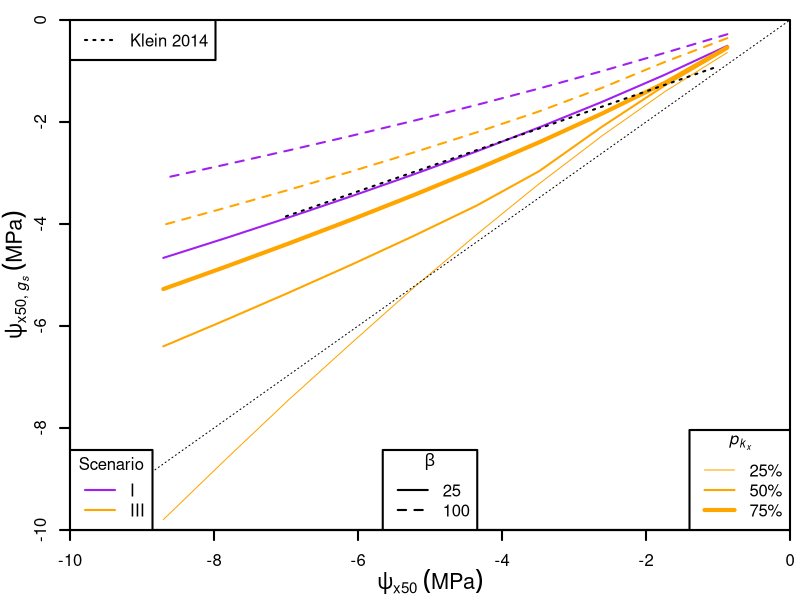

Source code (R):

# Data
dataS1 <- read.csv("Data/Scenario 1.csv")
dataS2 <- read.csv("Data/Scenario 2.csv")
dataS3 <- read.csv("Data/Scenario 3.csv")

# Figures
Cols <- c("lightblue", "lightpink", "purple", "forestgreen", "orange")
windows(8, 6)
par(mgp=c(2.2, 1, 0), xaxs="i", yaxs="i", lwd=2, mar=c(3.5, 3.5, 1, 0.5), mfrow=c(1, 1))
plot(0, 0, type="n",
     xaxt="n", yaxt="n", xlab=NA, ylab=NA,
     xlim=c(-10, 0), ylim=c(-10, 0), cex.lab=1.3)

points(subset(dataS1, h3==25 & d<=10, select=c("P50", "pxgs50")), type="l", col=Cols[3])
points(subset(dataS1, h3==100 & d<=10, select=c("P50", "pxgs50")), type="l", lty=2, col=Cols[3])
points(subset(dataS3, k==0.05 & MAP==1825 & pkx==0.5 & h3==25 & d<=10, select=c("P50", "pxgs50")), type="l", col=Cols[5])
points(subset(dataS3, k==0.05 & MAP==1825 & pkx==0.5 & h3==100 & d<=10, select=c("P50", "pxgs50")), type="l", lty=2, col=Cols[5])
points(subset(dataS3, pkx==0.25 & d<=10, select=c("P50", "pxgs50")), type="l", lwd=1, col=Cols[5])
points(subset(dataS3, pkx==0.75 & d<=10, select=c("P50", "pxgs50")), type="l", lwd=4, col=Cols[5])

curve(0.49*x-0.42, -7, -1, lty=3, add=T)

axis(1, xlim=c(-10, 0), pos=-10, lwd=2)
mtext(expression(psi[x50]~(MPa)),side=1,line=2.4, cex=1.3)
axis(2, ylim=c(-10, 0), pos=-10, lwd=2)
mtext(expression(psi[x50*", "*italic(g[s])]~(MPa)),side=2,line=1.8, cex=1.3)
abline(a=0, b=1, lwd=1, lty=3)
legend("topleft", c("Klein 2014"), lty=3, col="black")
legend("bottomleft", legend=c("I", "III"), title="Scenario", lty=c(1), col=c(Cols[3], Cols[5]), bg="white")
legend("bottom", legend=c("25", "100"), title=expression(beta), lty=c(1, 2), col="black")
legend("bottomright", legend=c("25%", "50%", "75%"), title=expression(italic(p[k[x]])), lty=1, lwd=c(1, 2, 4), col=Cols[5])

dev.copy2pdf(file = "Figures/P50 vs pxgs50.pdf")
